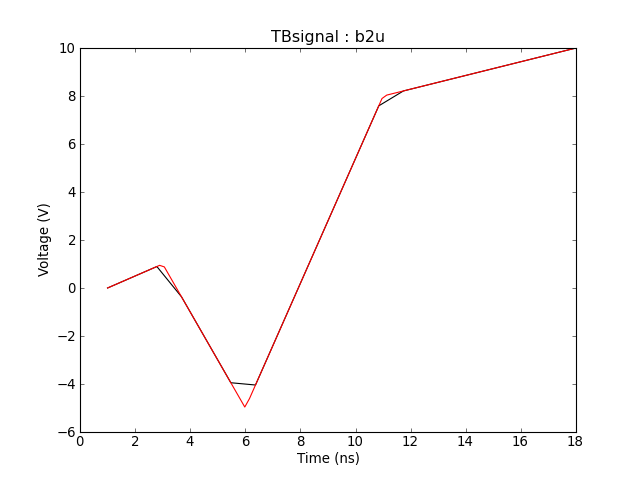

This figure's Python source:
from pylayers.signal.bsignal import *
import matplotlib.pyplot as plt
x     = np.array( [ 1, 3 , 6 , 11 , 18])
y     = np.array( [ 0,1 ,-5, 8 , 10])
sb    = TBsignal(x,y)
su20  = sb.b2u(20)
su100 = sb.b2u(100)
fi    = plt.figure()
su20.plot(col='k')
su100.plot(col='r')
ti    = plt.title('TBsignal : b2u ')
plt.show()
